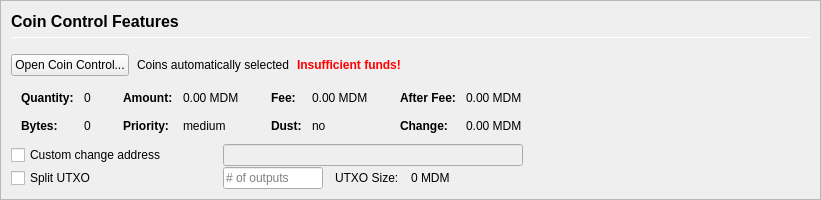
         <widget class="QFrame" name="frameCoinControl">
          <property name="sizePolicy">
           <sizepolicy hsizetype="Expanding" vsizetype="Expanding">
            <horstretch>0</horstretch>
            <verstretch>0</verstretch>
           </sizepolicy>
          </property>
          <property name="maximumSize">
           <size>
            <width>16777215</width>
            <height>16777215</height>
           </size>
          </property>
          <property name="frameShape">
           <enum>QFrame::StyledPanel</enum>
          </property>
          <property name="frameShadow">
           <enum>QFrame::Sunken</enum>
          </property>
          <layout class="QVBoxLayout" name="verticalLayoutCoinControl2">
           <property name="spacing">
            <number>0</number>
           </property>
           <property name="leftMargin">
            <number>0</number>
           </property>
           <property name="topMargin">
            <number>0</number>
           </property>
           <property name="rightMargin">
            <number>0</number>
           </property>
           <property name="bottomMargin">
            <number>0</number>
           </property>
           <item>
            <widget class="QFrame" name="frameCoinControl_BG">
             <layout class="QVBoxLayout" name="verticalLayoutCoinControl" stretch="0,0,0,0,0,0">
              <property name="spacing">
               <number>1</number>
              </property>
              <property name="leftMargin">
               <number>10</number>
              </property>
              <property name="topMargin">
               <number>10</number>
              </property>
              <item>
               <layout class="QHBoxLayout" name="horizontalLayoutCoinControl1">
                <property name="bottomMargin">
                 <number>15</number>
                </property>
                <item>
                 <layout class="QVBoxLayout" name="verticalLayout_3">
                  <property name="spacing">
                   <number>6</number>
                  </property>
                  <item>
                   <widget class="QLabel" name="labelCoinControlFeatures">
                    <property name="sizePolicy">
                     <sizepolicy hsizetype="Preferred" vsizetype="Maximum">
                      <horstretch>0</horstretch>
                      <verstretch>0</verstretch>
                     </sizepolicy>
                    </property>
                    <property name="minimumSize">
                     <size>
                      <width>0</width>
                      <height>20</height>
                     </size>
                    </property>
                    <property name="font">
                     <font>
                      <pointsize>12</pointsize>
                      <weight>75</weight>
                      <bold>true</bold>
                     </font>
                    </property>
                    <property name="styleSheet">
                     <string notr="true">font-weight:bold;</string>
                    </property>
                    <property name="text">
                     <string>Coin Control Features</string>
                    </property>
                   </widget>
                  </item>
                  <item>
                   <widget class="Line" name="line">
                    <property name="minimumSize">
                     <size>
                      <width>0</width>
                      <height>1</height>
                     </size>
                    </property>
                    <property name="maximumSize">
                     <size>
                      <width>16777215</width>
                      <height>1</height>
                     </size>
                    </property>
                    <property name="orientation">
                     <enum>Qt::Horizontal</enum>
                    </property>
                   </widget>
                  </item>
                 </layout>
                </item>
               </layout>
              </item>
              <item>
               <layout class="QHBoxLayout" name="horizontalLayoutCoinControl2" stretch="0,0,0,0">
                <property name="spacing">
                 <number>8</number>
                </property>
                <property name="bottomMargin">
                 <number>10</number>
                </property>
                <item>
                 <widget class="QPushButton" name="pushButtonCoinControl">
                  <property name="styleSheet">
                   <string notr="true"/>
                  </property>
                  <property name="text">
                   <string>Open Coin Control...</string>
                  </property>
                  <property name="autoDefault">
                   <bool>false</bool>
                  </property>
                 </widget>
                </item>
                <item>
                 <widget class="QLabel" name="labelCoinControlAutomaticallySelected">
                  <property name="text">
                   <string>Coins automatically selected</string>
                  </property>
                  <property name="margin">
                   <number>5</number>
                  </property>
                 </widget>
                </item>
                <item>
                 <widget class="QLabel" name="labelCoinControlInsuffFunds">
                  <property name="font">
                   <font>
                    <weight>75</weight>
                    <bold>true</bold>
                   </font>
                  </property>
                  <property name="styleSheet">
                   <string notr="true">color:red;font-weight:bold;</string>
                  </property>
                  <property name="text">
                   <string>Insufficient funds!</string>
                  </property>
                  <property name="margin">
                   <number>5</number>
                  </property>
                 </widget>
                </item>
                <item>
                 <spacer name="horizontalSpacerCoinControl">
                  <property name="orientation">
                   <enum>Qt::Horizontal</enum>
                  </property>
                  <property name="sizeHint" stdset="0">
                   <size>
                    <width>40</width>
                    <height>1</height>
                   </size>
                  </property>
                 </spacer>
                </item>
               </layout>
              </item>
              <item>
               <widget class="QWidget" name="widgetCoinControl" native="true">
                <property name="sizePolicy">
                 <sizepolicy hsizetype="Preferred" vsizetype="Preferred">
                  <horstretch>0</horstretch>
                  <verstretch>0</verstretch>
                 </sizepolicy>
                </property>
                <property name="minimumSize">
                 <size>
                  <width>0</width>
                  <height>0</height>
                 </size>
                </property>
                <property name="styleSheet">
                 <string notr="true"/>
                </property>
                <layout class="QHBoxLayout" name="horizontalLayoutCoinControl5">
                 <property name="leftMargin">
                  <number>0</number>
                 </property>
                 <property name="topMargin">
                  <number>0</number>
                 </property>
                 <property name="rightMargin">
                  <number>0</number>
                 </property>
                 <property name="bottomMargin">
                  <number>0</number>
                 </property>
                 <item>
                  <layout class="QHBoxLayout" name="horizontalLayoutCoinControl3" stretch="0,0,0,1">
                   <property name="spacing">
                    <number>20</number>
                   </property>
                   <property name="topMargin">
                    <number>0</number>
                   </property>
                   <property name="bottomMargin">
                    <number>10</number>
                   </property>
                   <item>
                    <layout class="QFormLayout" name="formLayoutCoinControl1">
                     <property name="horizontalSpacing">
                      <number>10</number>
                     </property>
                     <property name="verticalSpacing">
                      <number>14</number>
                     </property>
                     <property name="leftMargin">
                      <number>10</number>
                     </property>
                     <property name="topMargin">
                      <number>4</number>
                     </property>
                     <property name="rightMargin">
                      <number>6</number>
                     </property>
                     <item row="0" column="0">
                      <widget class="QLabel" name="labelCoinControlQuantityText">
                       <property name="font">
                        <font>
                         <weight>75</weight>
                         <bold>true</bold>
                        </font>
                       </property>
                       <property name="text">
                        <string>Quantity:</string>
                       </property>
                       <property name="margin">
                        <number>0</number>
                       </property>
                      </widget>
                     </item>
                     <item row="0" column="1">
                      <widget class="QLabel" name="labelCoinControlQuantity">
                       <property name="cursor">
                        <cursorShape>IBeamCursor</cursorShape>
                       </property>
                       <property name="contextMenuPolicy">
                        <enum>Qt::ActionsContextMenu</enum>
                       </property>
                       <property name="text">
                        <string notr="true">0</string>
                       </property>
                       <property name="margin">
                        <number>0</number>
                       </property>
                       <property name="textInteractionFlags">
                        <set>Qt::LinksAccessibleByMouse|Qt::TextSelectableByKeyboard|Qt::TextSelectableByMouse</set>
                       </property>
                      </widget>
                     </item>
                     <item row="1" column="0">
                      <widget class="QLabel" name="labelCoinControlBytesText">
                       <property name="font">
                        <font>
                         <weight>75</weight>
                         <bold>true</bold>
                        </font>
                       </property>
                       <property name="text">
                        <string>Bytes:</string>
                       </property>
                      </widget>
                     </item>
                     <item row="1" column="1">
                      <widget class="QLabel" name="labelCoinControlBytes">
                       <property name="cursor">
                        <cursorShape>IBeamCursor</cursorShape>
                       </property>
                       <property name="contextMenuPolicy">
                        <enum>Qt::ActionsContextMenu</enum>
                       </property>
                       <property name="text">
                        <string notr="true">0</string>
                       </property>
                       <property name="textInteractionFlags">
                        <set>Qt::LinksAccessibleByMouse|Qt::TextSelectableByKeyboard|Qt::TextSelectableByMouse</set>
                       </property>
                      </widget>
                     </item>
                    </layout>
                   </item>
                   <item>
                    <layout class="QFormLayout" name="formLayoutCoinControl2">
                     <property name="horizontalSpacing">
                      <number>10</number>
                     </property>
                     <property name="verticalSpacing">
                      <number>14</number>
                     </property>
                     <property name="leftMargin">
                      <number>6</number>
                     </property>
                     <property name="topMargin">
                      <number>4</number>
                     </property>
                     <property name="rightMargin">
                      <number>6</number>
                     </property>
                     <item row="0" column="0">
                      <widget class="QLabel" name="labelCoinControlAmountText">
                       <property name="font">
                        <font>
                         <weight>75</weight>
                         <bold>true</bold>
                        </font>
                       </property>
                       <property name="text">
                        <string>Amount:</string>
                       </property>
                       <property name="margin">
                        <number>0</number>
                       </property>
                      </widget>
                     </item>
                     <item row="0" column="1">
                      <widget class="QLabel" name="labelCoinControlAmount">
                       <property name="cursor">
                        <cursorShape>IBeamCursor</cursorShape>
                       </property>
                       <property name="contextMenuPolicy">
                        <enum>Qt::ActionsContextMenu</enum>
                       </property>
                       <property name="text">
                        <string notr="true">0.00 MDM</string>
                       </property>
                       <property name="textInteractionFlags">
                        <set>Qt::LinksAccessibleByMouse|Qt::TextSelectableByKeyboard|Qt::TextSelectableByMouse</set>
                       </property>
                      </widget>
                     </item>
                     <item row="1" column="0">
                      <widget class="QLabel" name="labelCoinControlPriorityText">
                       <property name="font">
                        <font>
                         <weight>75</weight>
                         <bold>true</bold>
                        </font>
                       </property>
                       <property name="text">
                        <string>Priority:</string>
                       </property>
                      </widget>
                     </item>
                     <item row="1" column="1">
                      <widget class="QLabel" name="labelCoinControlPriority">
                       <property name="cursor">
                        <cursorShape>IBeamCursor</cursorShape>
                       </property>
                       <property name="contextMenuPolicy">
                        <enum>Qt::ActionsContextMenu</enum>
                       </property>
                       <property name="text">
                        <string>medium</string>
                       </property>
                       <property name="textInteractionFlags">
                        <set>Qt::LinksAccessibleByMouse|Qt::TextSelectableByKeyboard|Qt::TextSelectableByMouse</set>
                       </property>
                      </widget>
                     </item>
                    </layout>
                   </item>
                   <item>
                    <layout class="QFormLayout" name="formLayoutCoinControl3">
                     <property name="horizontalSpacing">
                      <number>10</number>
                     </property>
                     <property name="verticalSpacing">
                      <number>14</number>
                     </property>
                     <property name="leftMargin">
                      <number>6</number>
                     </property>
                     <property name="topMargin">
                      <number>4</number>
                     </property>
                     <property name="rightMargin">
                      <number>6</number>
                     </property>
                     <item row="0" column="0">
                      <widget class="QLabel" name="labelCoinControlFeeText">
                       <property name="font">
                        <font>
                         <weight>75</weight>
                         <bold>true</bold>
                        </font>
                       </property>
                       <property name="text">
                        <string>Fee:</string>
                       </property>
                       <property name="margin">
                        <number>0</number>
                       </property>
                      </widget>
                     </item>
                     <item row="0" column="1">
                      <widget class="QLabel" name="labelCoinControlFee">
                       <property name="cursor">
                        <cursorShape>IBeamCursor</cursorShape>
                       </property>
                       <property name="contextMenuPolicy">
                        <enum>Qt::ActionsContextMenu</enum>
                       </property>
                       <property name="text">
                        <string notr="true">0.00 MDM</string>
                       </property>
                       <property name="textInteractionFlags">
                        <set>Qt::LinksAccessibleByMouse|Qt::TextSelectableByKeyboard|Qt::TextSelectableByMouse</set>
                       </property>
                      </widget>
                     </item>
                     <item row="1" column="0">
                      <widget class="QLabel" name="labelCoinControlLowOutputText">
                       <property name="font">
                        <font>
                         <weight>75</weight>
                         <bold>true</bold>
                        </font>
                       </property>
                       <property name="text">
                        <string>Dust:</string>
                       </property>
                      </widget>
                     </item>
                     <item row="1" column="1">
                      <widget class="QLabel" name="labelCoinControlLowOutput">
                       <property name="cursor">
                        <cursorShape>IBeamCursor</cursorShape>
                       </property>
                       <property name="contextMenuPolicy">
                        <enum>Qt::ActionsContextMenu</enum>
                       </property>
                       <property name="text">
                        <string>no</string>
                       </property>
                       <property name="textInteractionFlags">
                        <set>Qt::LinksAccessibleByMouse|Qt::TextSelectableByKeyboard|Qt::TextSelectableByMouse</set>
                       </property>
                      </widget>
                     </item>
                    </layout>
                   </item>
                   <item>
                    <layout class="QFormLayout" name="formLayoutCoinControl4">
                     <property name="horizontalSpacing">
                      <number>10</number>
                     </property>
                     <property name="verticalSpacing">
                      <number>14</number>
                     </property>
                     <property name="leftMargin">
                      <number>6</number>
                     </property>
                     <property name="topMargin">
                      <number>4</number>
                     </property>
                     <property name="rightMargin">
                      <number>6</number>
                     </property>
                     <item row="0" column="0">
                      <widget class="QLabel" name="labelCoinControlAfterFeeText">
                       <property name="font">
                        <font>
                         <weight>75</weight>
                         <bold>true</bold>
                        </font>
                       </property>
                       <property name="text">
                        <string>After Fee:</string>
                       </property>
                       <property name="margin">
                        <number>0</number>
                       </property>
                      </widget>
                     </item>
                     <item row="0" column="1">
                      <widget class="QLabel" name="labelCoinControlAfterFee">
                       <property name="cursor">
                        <cursorShape>IBeamCursor</cursorShape>
                       </property>
                       <property name="contextMenuPolicy">
                        <enum>Qt::ActionsContextMenu</enum>
                       </property>
                       <property name="text">
                        <string notr="true">0.00 MDM</string>
                       </property>
                       <property name="textInteractionFlags">
                        <set>Qt::LinksAccessibleByMouse|Qt::TextSelectableByKeyboard|Qt::TextSelectableByMouse</set>
                       </property>
                      </widget>
                     </item>
                     <item row="1" column="0">
                      <widget class="QLabel" name="labelCoinControlChangeText">
                       <property name="font">
                        <font>
                         <weight>75</weight>
                         <bold>true</bold>
                        </font>
                       </property>
                       <property name="text">
                        <string>Change:</string>
                       </property>
                      </widget>
                     </item>
                     <item row="1" column="1">
                      <widget class="QLabel" name="labelCoinControlChange">
                       <property name="cursor">
                        <cursorShape>IBeamCursor</cursorShape>
                       </property>
                       <property name="contextMenuPolicy">
                        <enum>Qt::ActionsContextMenu</enum>
                       </property>
                       <property name="text">
                        <string notr="true">0.00 MDM</string>
                       </property>
                       <property name="textInteractionFlags">
                        <set>Qt::LinksAccessibleByMouse|Qt::TextSelectableByKeyboard|Qt::TextSelectableByMouse</set>
                       </property>
                      </widget>
                     </item>
                    </layout>
                   </item>
                  </layout>
                 </item>
                </layout>
               </widget>
              </item>
              <item>
               <layout class="QHBoxLayout" name="horizontalLayoutCoinControl4">
                <property name="spacing">
                 <number>12</number>
                </property>
                <property name="sizeConstraint">
                 <enum>QLayout::SetDefaultConstraint</enum>
                </property>
                <property name="topMargin">
                 <number>0</number>
                </property>
                <property name="rightMargin">
                 <number>0</number>
                </property>
                <item>
                 <widget class="QCheckBox" name="checkBoxCoinControlChange">
                  <property name="sizePolicy">
                   <sizepolicy hsizetype="Preferred" vsizetype="Preferred">
                    <horstretch>0</horstretch>
                    <verstretch>0</verstretch>
                   </sizepolicy>
                  </property>
                  <property name="minimumSize">
                   <size>
                    <width>200</width>
                    <height>0</height>
                   </size>
                  </property>
                  <property name="maximumSize">
                   <size>
                    <width>200</width>
                    <height>16777215</height>
                   </size>
                  </property>
                  <property name="toolTip">
                   <string>If this is activated, but the change address is empty or invalid, change will be sent to a newly generated address.</string>
                  </property>
                  <property name="text">
                   <string>Custom change address</string>
                  </property>
                 </widget>
                </item>
                <item>
                 <widget class="QValidatedLineEdit" name="lineEditCoinControlChange">
                  <property name="enabled">
                   <bool>false</bool>
                  </property>
                  <property name="sizePolicy">
                   <sizepolicy hsizetype="Preferred" vsizetype="Preferred">
                    <horstretch>0</horstretch>
                    <verstretch>0</verstretch>
                   </sizepolicy>
                  </property>
                  <property name="minimumSize">
                   <size>
                    <width>300</width>
                    <height>0</height>
                   </size>
                  </property>
                 </widget>
                </item>
                <item>
                 <widget class="QLabel" name="labelCoinControlChangeLabel">
                  <property name="sizePolicy">
                   <sizepolicy hsizetype="Preferred" vsizetype="Preferred">
                    <horstretch>0</horstretch>
                    <verstretch>0</verstretch>
                   </sizepolicy>
                  </property>
                  <property name="minimumSize">
                   <size>
                    <width>100</width>
                    <height>0</height>
                   </size>
                  </property>
                  <property name="text">
                   <string/>
                  </property>
                  <property name="margin">
                   <number>3</number>
                  </property>
                 </widget>
                </item>
               </layout>
              </item>
              <item>
               <layout class="QHBoxLayout" name="horizontalLayoutCoinControl6">
                <property name="spacing">
                 <number>12</number>
                </property>
                <property name="rightMargin">
                 <number>0</number>
                </property>
                <item>
                 <widget class="QCheckBox" name="splitBlockCheckBox">
                  <property name="sizePolicy">
                   <sizepolicy hsizetype="Preferred" vsizetype="Preferred">
                    <horstretch>0</horstretch>
                    <verstretch>0</verstretch>
                   </sizepolicy>
                  </property>
                  <property name="minimumSize">
                   <size>
                    <width>200</width>
                    <height>0</height>
                   </size>
                  </property>
                  <property name="maximumSize">
                   <size>
                    <width>200</width>
                    <height>16777215</height>
                   </size>
                  </property>
                  <property name="text">
                   <string>Split UTXO</string>
                  </property>
                 </widget>
                </item>
                <item>
                 <widget class="QLineEdit" name="splitBlockLineEdit">
                  <property name="sizePolicy">
                   <sizepolicy hsizetype="Preferred" vsizetype="Preferred">
                    <horstretch>50</horstretch>
                    <verstretch>0</verstretch>
                   </sizepolicy>
                  </property>
                  <property name="minimumSize">
                   <size>
                    <width>100</width>
                    <height>0</height>
                   </size>
                  </property>
                  <property name="maximumSize">
                   <size>
                    <width>100</width>
                    <height>16777215</height>
                   </size>
                  </property>
                  <property name="placeholderText">
                   <string># of outputs</string>
                  </property>
                 </widget>
                </item>
                <item>
                 <widget class="QLabel" name="labelBlockSizeText">
                  <property name="text">
                   <string>UTXO Size:</string>
                  </property>
                 </widget>
                </item>
                <item>
                 <widget class="QLabel" name="labelBlockSize">
                  <property name="text">
                   <string>0 MDM</string>
                  </property>
                 </widget>
                </item>
                <item>
                 <spacer name="horizontalSpacer_7">
                  <property name="orientation">
                   <enum>Qt::Horizontal</enum>
                  </property>
                  <property name="sizeHint" stdset="0">
                   <size>
                    <width>40</width>
                    <height>20</height>
                   </size>
                  </property>
                 </spacer>
                </item>
               </layout>
              </item>
              <item>
               <spacer name="verticalSpacerCoinControl">
                <property name="orientation">
                 <enum>Qt::Vertical</enum>
                </property>
                <property name="sizeHint" stdset="0">
                 <size>
                  <width>800</width>
                  <height>1</height>
                 </size>
                </property>
               </spacer>
              </item>
             </layout>
            </widget>
           </item>
          </layout>
         </widget>
